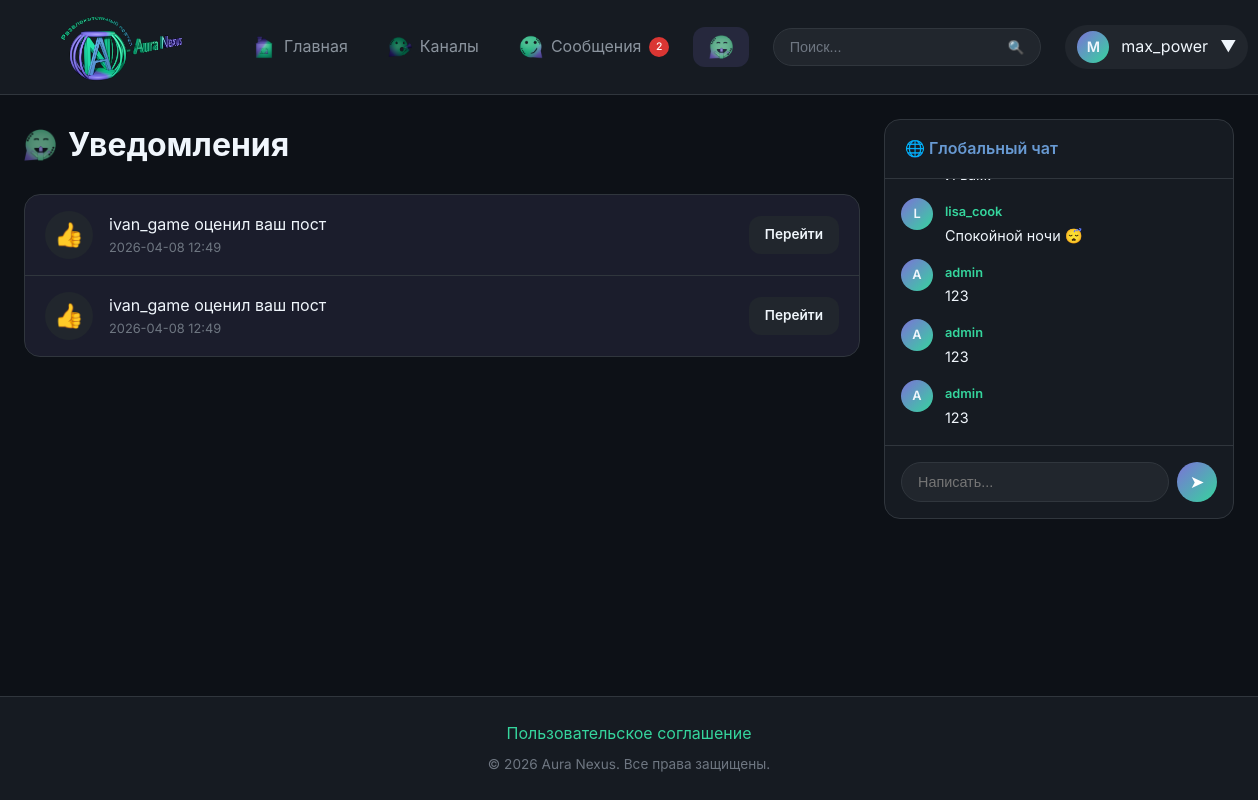
The app's page /notifications (signed in) with its own data.
### tables this page shows
CREATE TABLE users (
            id INTEGER PRIMARY KEY AUTOINCREMENT,
            username TEXT UNIQUE NOT NULL,
            email TEXT UNIQUE NOT NULL,
            password TEXT NOT NULL,
            role TEXT DEFAULT 'user',
            avatar TEXT,
            banner TEXT,
            bio TEXT,
            is_banned INTEGER DEFAULT 0,
            ban_until TEXT,
            ban_reason TEXT,
            created_at TEXT DEFAULT CURRENT_TIMESTAMP
        );

CREATE TABLE notifications (
            id INTEGER PRIMARY KEY AUTOINCREMENT,
            user_id INTEGER NOT NULL,
            type TEXT NOT NULL,
            content TEXT NOT NULL,
            link TEXT,
            is_read INTEGER DEFAULT 0,
            created_at TEXT DEFAULT CURRENT_TIMESTAMP,
            FOREIGN KEY (user_id) REFERENCES users(id)
        );

CREATE TABLE global_chat (
            id INTEGER PRIMARY KEY AUTOINCREMENT,
            user_id INTEGER NOT NULL,
            content TEXT NOT NULL,
            created_at TEXT DEFAULT CURRENT_TIMESTAMP,
            FOREIGN KEY (user_id) REFERENCES users(id)
        );

### app.py (the view)
@app.route('/notifications')
@login_required
def notifications():
    user = get_current_user()
    conn = get_db()
    notifs = conn.execute('''
        SELECT * FROM notifications
        WHERE user_id = ?
        ORDER BY created_at DESC LIMIT 50
    ''', (user['id'],)).fetchall()
    conn.execute('UPDATE notifications SET is_read = 1 WHERE user_id = ?', (user['id'],))
    conn.commit()
    chat_messages = get_chat_messages()
    return render_template('notifications.html', notifications=notifs, chat_messages=chat_messages)

### app.py (called while the page is built, shortened)
def get_db():
    if 'db' not in g:
        g.db = sqlite3.connect(DATABASE, timeout=30)
        g.db.row_factory = sqlite3.Row
        g.db.execute('PRAGMA journal_mode=WAL')
        g.db.execute('PRAGMA busy_timeout=30000')
    return g.db

def get_current_user():
    if 'user_id' not in session:
        return None
    conn = get_db()
    user = conn.execute('SELECT * FROM users WHERE id = ?', (session['user_id'],)).fetchone()
    return user

def login_required(f):
    @wraps(f)
    def decorated(*args, **kwargs):
        if 'user_id' not in session:
            flash('Необходимо войти в аккаунт', 'danger')
            return redirect('/login')
        user = get_current_user()
        if user and isinstance(user, dict) and user.get('is_currently_banned'):
            session.clear()
            flash('Ваш аккаунт заблокирован', 'danger')
            return redirect('/login')
        return f(*args, **kwargs)
    return decorated

def get_chat_messages():
    conn = get_db()
    return conn.execute('''
        SELECT g.*, u.username, u.avatar
        FROM global_chat g
        JOIN users u ON g.user_id = u.id
        ORDER BY g.id DESC LIMIT 50
    ''').fetchall()[::-1]

def get_unread_notifications_count(user_id):
    conn = get_db()
    result = conn.execute('SELECT COUNT(*) as count FROM notifications WHERE user_id = ? AND is_read = 0', (user_id,)).fetchone()
    return result['count'] if result else 0

def get_unread_messages_count(user_id):
    conn = get_db()
    result = conn.execute('''
        SELECT COUNT(*) as count FROM messages m
        JOIN conversations c ON m.conversation_id = c.id
        WHERE (c.user1_id = ? OR c.user2_id = ?) AND m.sender_id != ? AND m.is_read = 0
    ''', (user_id, user_id, user_id)).fetchone()
    return result['count'] if result else 0

@app.context_processor
def inject_globals():
    user = get_current_user()
    notif_count = get_unread_notifications_count(user['id']) if user else 0
    msg_count = get_unread_messages_count(user['id']) if user else 0
    pending_reports = get_pending_reports_count() if user and user['role'] in ['admin', 'moderator'] else 0
    return {
        'current_user': user,
        'notification_count': notif_count,
        'message_count': msg_count,
        'pending_reports_count': pending_reports,
        'REACTION_TYPES': REACTION_TYPES,
        'REPORT_CATEGORIES': REPORT_CATEGORIES,
    }

### templates/notifications.html (shortened to what this page needs)
{% extends 'base.html' %}
{% block content %}
<h1 class="page-title">
    <span class="nav-icon page-title-icon">
        <img src="{{ url_for('static', filename='images/icons/notifications.png') }}" alt=""
             onerror="this.style.display='none'; this.nextElementSibling.style.display='inline';">
    </span>
    Уведомления
</h1>
<div class="card">
    {% if notifications %}
    {% for notif in notifications %}
    <div class="notification-item {% if not notif.is_read %}notification-unread{% endif %}">
        <div class="notification-icon">
            {% if notif.type == 'reaction' %}👍
            {% elif notif.type == 'comment' %}💬
            {% elif notif.type == 'subscribe' %}👤
            {% else %}🔔{% endif %}
        </div>
        <div class="notification-content">
            <div class="notification-text">{{ notif.content }}</div>
            <div class="notification-time">{{ notif.created_at[:16] }}</div>
        </div>
        {% if notif.link %}
        <a href="{{ notif.link }}" class="btn btn-sm btn-secondary">Перейти</a>
        {% endif %}
    </div>
    {% endfor %}
    {% else %}
    <div class="empty-state">
        <div class="empty-state-icon">🔔</div>
        <h3 class="empty-state-title">Уведомлений нет</h3>
    </div>
    {% endif %}
</div>
{% endblock %}

### templates/base.html (shortened to what this page needs)
<!DOCTYPE html>
<html lang="ru">
<head>
    <link rel="stylesheet" href="{{ url_for('static', filename='css/style.css') }}">
    <link href="https://cdn.quilljs.com/1.3.7/quill.snow.css" rel="stylesheet">
</head>
<body>
   <nav>
    <a href="/" class="logo">
        <img src="{{ url_for('static', filename='images/logo.png') }}" alt="Aura Nexus" class="logo-image"
             onerror="this.style.display='none'; this.nextElementSibling.style.display='flex';">
    </a>
    <div class="nav-links">
        <a href="/" class="nav-link {% if request.path == '/' %}active{% endif %}">
            <span class="nav-icon">
                <img src="{{ url_for('static', filename='images/icons/home.png') }}" alt=""
                     onerror="this.style.display='none'; this.nextElementSibling.style.display='inline';">
            </span>
            <span>Главная</span>
        </a>
        <a href="/channels" class="nav-link {% if '/channel' in request.path %}active{% endif %}">
            <span class="nav-icon">
                <img src="{{ url_for('static', filename='images/icons/channels.png') }}" alt=""
                     onerror="this.style.display='none'; this.nextElementSibling.style.display='inline';">
            </span>
            <span>Каналы</span>
        </a>
        {% if current_user %}
        <a href="/messages" class="nav-link {% if '/messages' in request.path %}active{% endif %}">
            <span class="nav-icon">
                <img src="{{ url_for('static', filename='images/icons/messages.png') }}" alt=""
                     onerror="this.style.display='none'; this.nextElementSibling.style.display='inline';">
            </span>
            <span>Сообщения</span>
            {% if message_count > 0 %}
            <span class="badge">{{ message_count }}</span>
            {% endif %}
        </a>
        <a href="/notifications" class="nav-link {% if '/notifications' in request.path %}active{% endif %}">
            <span class="nav-icon">
                <img src="{{ url_for('static', filename='images/icons/notifications.png') }}" alt=""
                     onerror="this.style.display='none'; this.nextElementSibling.style.display='inline';">
            </span>
        </a>
        {% endif %}
    </div>
    <div class="search-container">
        <form class="search-bar" action="/" method="GET">
            <input type="text" name="q" placeholder="Поиск..." value="{{ request.args.get('q', '') }}">
            <button type="submit">🔍</button>
        </form>
    </div>
    {% if current_user %}
    <div class="dropdown">
        <div class="nav-user">
            <div class="nav-user-avatar">
                {% if current_user.avatar %}
                <img src="{{ url_for('uploaded_file', filename=current_user.avatar) }}" alt="">
                {% else %}
                {{ current_user.username[0]|upper }}
                {% endif %}
            </div>
            <span>{{ current_user.username }}</span>
            <span>▼</span>
        </div>
    </div>
    {% endif %}
</nav>
    <div class="layout {% block layout_class %}{% endblock %}">
        <main class="main-content">
            {% block content %}{% endblock %}
        </main>
        {% if current_user and not hide_sidebar %}
        <aside class="sidebar">
            {% block sidebar %}
            <div class="card chat-box">
                <div class="card-header">
                    <h3 class="card-title">🌐 Глобальный чат</h3>
                </div>
                <div class="chat-messages" id="global-chat-messages">
                    {% for msg in chat_messages %}
                    <div class="chat-message" data-message-id="{{ msg.id }}">
                        <div class="chat-message-avatar">
                            {% if msg.avatar %}
                            <img src="{{ url_for('uploaded_file', filename=msg.avatar) }}" alt="">
                            {% else %}
                            {{ msg.username[0]|upper }}
                            {% endif %}
                        </div>
                        <div class="chat-message-content">
                            <a href="/profile/{{ msg.username }}" class="chat-message-author">{{ msg.username }}</a>
                            <div class="chat-message-text">{{ msg.content }}</div>
                        </div>
                    </div>
                    {% else %}
                    <div class="empty-state" style="padding: 2rem;">
                        <p>Сообщений пока нет</p>
                    </div>
                    {% endfor %}
                </div>
                <form class="chat-input" id="global-chat-form" action="/api/global_chat" method="POST">
                    <input type="text" name="content" id="global-chat-input" placeholder="Написать..." autocomplete="off" required>
                    <button type="submit">➤</button>
                </form>
            </div>
            {% endblock %}
        </aside>
        {% endif %}
    </div>
    <footer>
        <a href="/user_agreement">Пользовательское соглашение</a>
        <p>&copy; 2026 Aura Nexus. Все права защищены.</p>
    </footer>
</body>
</html>

### templates/notifications.html (style rules this page uses)
.page-title { margin-bottom: 1.5rem; display: flex; align-items: center; gap: 0.75rem; }
.page-title-icon { width: 32px !important; height: 32px !important; }
.page-title-icon img { width: 32px !important; height: 32px !important; }
.notification-item { display: flex; align-items: center; gap: 1rem; padding: 1rem 1.25rem; border-bottom: 1px solid var(--border-color); }
.notification-item:last-child { border-bottom: none; }
.notification-unread { background: rgba(124, 58, 237, 0.05); }
.notification-icon { width: 48px; height: 48px; border-radius: 50%; background: var(--bg-tertiary); display: flex; align-items: center; justify-content: center; font-size: 1.5rem; flex-shrink: 0; }
.notification-content { flex: 1; }
.notification-text { color: var(--text-primary); }
.notification-time { font-size: 0.8rem; color: var(--text-muted); }

### records on screen
users: username "M", username "max_power"
notifications: content "ivan_game оценил ваш пост", created_at "2026-04-08 12:49"
notifications: content "ivan_game оценил ваш пост", created_at "2026-04-08 12:49"
global_chat: username "L", username "lisa_cook", content "Спокойной ночи 😴"
global_chat: username "A", username "admin", content "123"
global_chat: username "A", username "admin", content "123"
global_chat: username "A", username "admin", content "123"

### other values on screen
{{ message_count }} "2"
